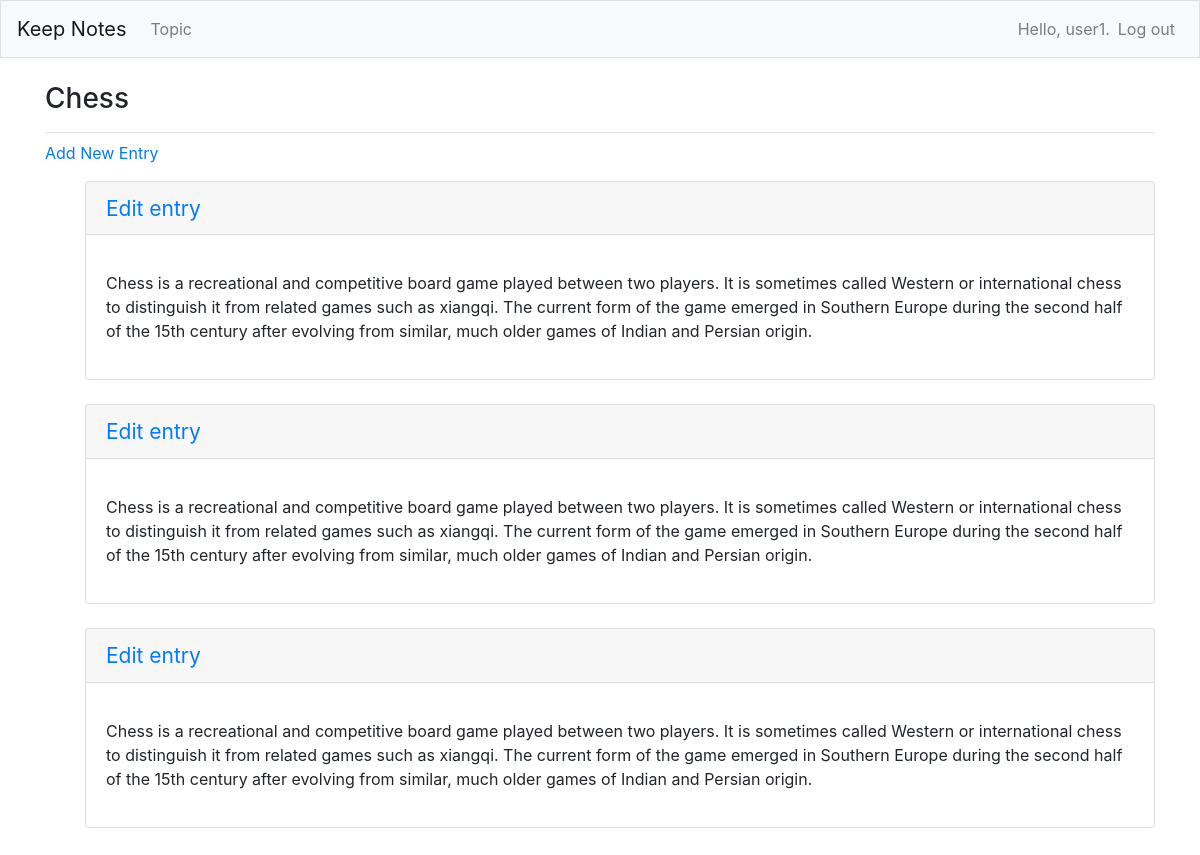
The page /topics/1/ (signed in) on the database its author committed.
### learning_logs/models.py (models this page shows, shortened)
class Topic(models.Model):
    text = models.CharField(max_length=200)
    date_added = models.DateTimeField(auto_now_add=True)
    owner = models.ForeignKey(User, on_delete=models.CASCADE)
    def __str__(self):
    	return self.text

class Entry(models.Model):
    topic = models.ForeignKey(Topic, on_delete=models.CASCADE)
    text = models.TextField()
    date_added = models.DateTimeField(auto_now_add=True)
    class Meta:
        verbose_name_plural = 'entries'

### learning_logs/views.py (the view)
# urls.py: path('topics/<int:topic_id>/', views.topic, name='topic'),
@login_required
def topic(request, topic_id):
	topic = Topic.objects.get(id=topic_id)
	if topic.owner != request.user:
		raise Http404
	entries = topic.entry_set.order_by('-date_added')
	context = {'topic': topic, 'entries': entries}
	return render(request, 'learning_logs/topic.html', context)

### learning_logs/templates/learning_logs/topic.html (shortened to what this page needs)
{% extends 'learning_logs/base.html' %}
{% block page_header %}
	<h3>{{ topic }}</h3>
{% endblock page_header %}
{% block content %}
<p>
	<a href="{% url "learning_logs:new_entry" topic.id %}">Add New Entry</a>
</p>
<ul>
	{% for entry in entries %}
		<div class="card md-3">
			<h4 class="card-header">
        	    <small><a href="{% url "learning_logs:edit_entry" entry.id %}">Edit entry</a></small>
            </h4>
        	<div class="card-body">
        		<p>{{ entry.text|linebreaks }}</p>
        	</div>
        </div><br>
	{% empty %}
		<p>There is no entries for this topic</p>
	{% endfor %}
</ul>
{% endblock content %}

### learning_logs/templates/learning_logs/base.html (shortened to what this page needs)
{% load bootstrap4 %}
{% load static %}
<!DOCTYPE html>
<html>
<head>
	{% bootstrap_css %}
</head>
<body>
<nav class="navbar navbar-expand-md navbar-light bg-light mb-4 border">
	<a class="navbar-brand" href="{% url "learning_logs:index" %}">Keep Notes</a>
	<div class="collapse navbar-collapse" id="navbarCollapse">
		<ul class="navbar-nav mr-auto">
			<li class="nav-item">
				<a class="nav-link" href="{% url "learning_logs:topics" %}">Topic</a>
			</li>
		</ul>
	<ul class="navbar-nav ml-auto">
	{% if user.is_authenticated %}
		<li class="nav-item">
			<span class="navbar-text">Hello, {{ user.username }}.</span>
		</li>
		<li class="nav-item">
			<a class="nav-link" href="{% url 'users:logout' %}">Log out</a>
		</li>
	{% endif %}
	</ul>
	</div>
</nav>
<main role="main" class="container">
	<div class="pb-2 mb-2 border-bottom">
		{% block page_header %}{% endblock page_header %}
	</div>
	<div>
		{% block content %}{% endblock content %}
	</div>
</main>
</body>
</html>

### rows shown on the page
Topic: text "Chess"
Entry: text "Chess is a recreational and competitive board game played between two players. It is sometimes called Western or international chess to distinguish it from related games such as xiangqi. The current form of the game emerged in Southern Europe during the second half of the 15th century after evolving from similar, much older games of Indian and Persian origin."
Entry: text "Chess is a recreational and competitive board game played between two players. It is sometimes called Western or international chess to distinguish it from related games such as xiangqi. The current form of the game emerged in Southern Europe during the second half of the 15th century after evolving from similar, much older games of Indian and Persian origin."
Entry: text "Chess is a recreational and competitive board game played between two players. It is sometimes called Western or international chess to distinguish it from related games such as xiangqi. The current form of the game emerged in Southern Europe during the second half of the 15th century after evolving from similar, much older games of Indian and Persian origin."

### other values the page prints
{{ user.username }} "user1"
